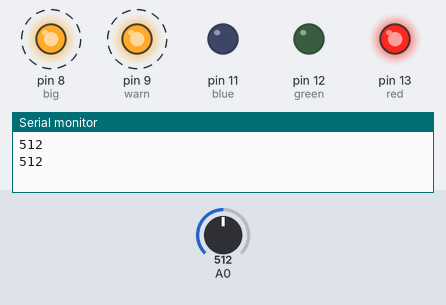
A sketch run on a simulated Arduino Uno, built with avr-gcc and run on an emulated ATmega328P. On the bench: output pins drawn as LEDs (lit = HIGH), the last lines printed to the serial monitor. Dashed ring = blinking. The test bench sets the inputs (shaded band); at power-on: A0 = 512.

Above: at 1.8 s.
1.9 s: A0 set to 259
5.4 s: A0 set to 243
At 6.3 s:
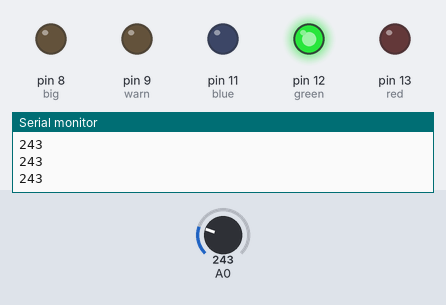
7.5 s: A0 set to 158
9.0 s: A0 set to 140
At 9.9 s:
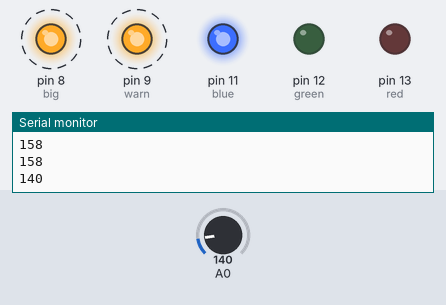
12.5 s: A0 set to 160
At 12.9 s:
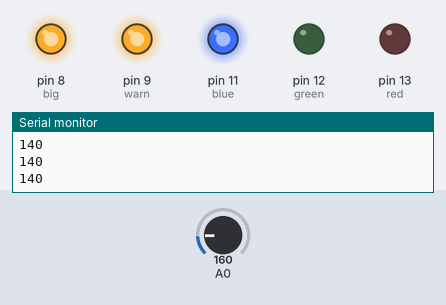
14.5 s: A0 set to 122
At 14.9 s:
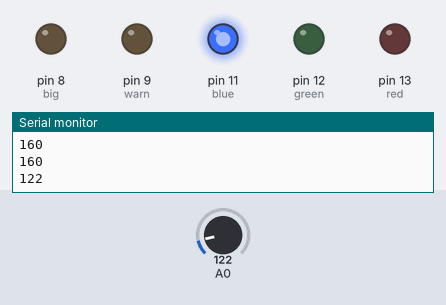
Timing chart, 0 to 19.5 s (numbered marks = the images above; inputs shaded):
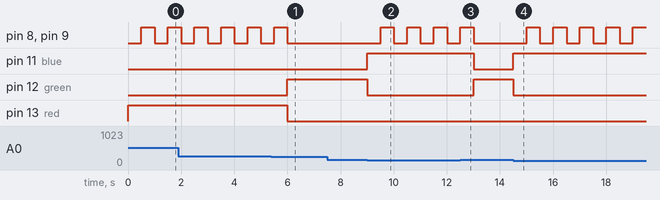

The sketch:

quadLED.ino
```cpp
int red = 13;
int green = 12;
int blue = 11;
int big = 8;
int warn = 9;


void setup() {
  pinMode(red, OUTPUT);
  pinMode(green, OUTPUT);
  pinMode(blue, OUTPUT);
  pinMode(big, OUTPUT);
  pinMode(warn, OUTPUT);
  Serial.begin(9600);

}

void loop() {
  int sensorValue = analogRead(A0);
  Serial.println(sensorValue);
  if (sensorValue < 150
  ) {

    digitalWrite(red, LOW);
    digitalWrite(green, LOW);
    digitalWrite(blue, HIGH);
    digitalWrite(big, LOW);
    digitalWrite(warn, LOW);
    delay(500);
    digitalWrite(big, HIGH);
    digitalWrite(warn, HIGH);
    delay(500);
  }
  else if (sensorValue >= 150 && sensorValue <= 250) {
    digitalWrite(red, LOW);
    digitalWrite(green, HIGH);
    digitalWrite(blue, LOW);
    digitalWrite(big, LOW);
    digitalWrite(warn, LOW);
  }
  else {
    digitalWrite(red, HIGH);
    digitalWrite(green, LOW);
    digitalWrite(blue, LOW);
    digitalWrite(big, LOW);
    digitalWrite(warn, LOW);
    delay(500);
    digitalWrite(big, HIGH);
    digitalWrite(warn, HIGH);
    delay(500);
  }
};
```

Measured:
- the behaviour switches between 251 and 250 on A0 (found by bisection; images 0 and 1)
- the behaviour switches between 150 and 149 on A0 (found by bisection; images 1 and 2)
- after the input at 5.4 s, pin 8 (big), pin 9 (warn): goes on until 6.0 s, then stays LOW; pin 12 (green): LOW → HIGH after 0.60 s; pin 13 (red): HIGH → LOW after 0.60 s
- after the input at 9.0 s, pin 8 (big), pin 9 (warn): alternates HIGH for 0.50 s and LOW for 0.50 s, starting after 0.51 s; pin 11 (blue): LOW → HIGH at once; pin 12 (green): HIGH → LOW at once
- after the input at 12.5 s, pin 8 (big), pin 9 (warn): goes on until 13.0 s, then stays LOW; pin 11 (blue): HIGH → LOW after 0.51 s; pin 12 (green): LOW → HIGH after 0.51 s
- after the input at 14.5 s, pin 8 (big), pin 9 (warn): alternates HIGH for 0.50 s and LOW for 0.50 s, starting after 0.51 s; pin 11 (blue): LOW → HIGH at once; pin 12 (green): HIGH → LOW at once
- by itself, pin 8 (big), pin 9 (warn): alternates HIGH for 0.50 s and LOW for 0.50 s
